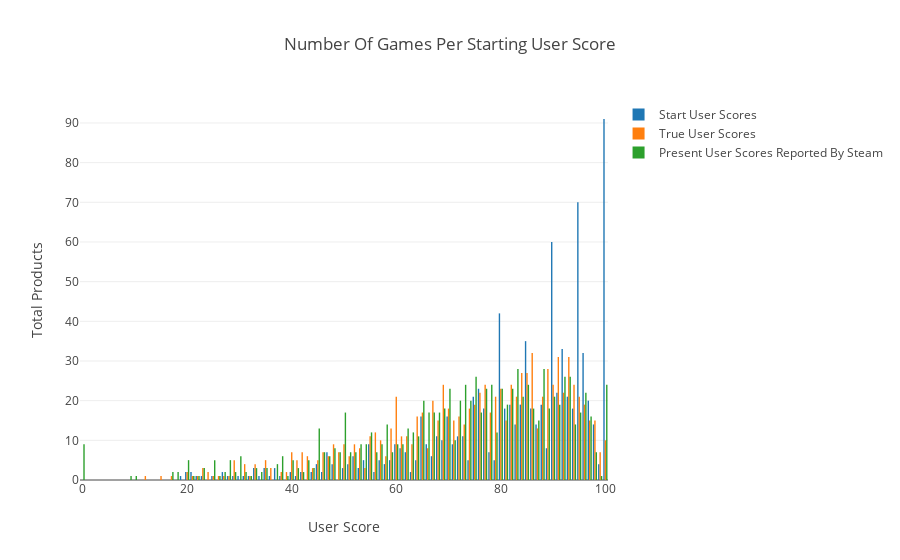

Notebook code cell kept with this figure:
### Markdown cell above
## R5

### Aim

To discern whether reviews left at the start of a product's lifecycle are more biased towards positive.

### Purpose

There are many reasons one could posit as to why a product may have more positive reviews at its inception - stakeholders self-reviewing, optimism/leniency of early adopters etc.

If they are more positive time series investigation cannot rely on the 'start' user score as a metric.

### Investigation

We can look at the start user score and determine how many are positive, and cross-reference this with the number of present user scores per band. If they differ drastically, there is a problem.

### Code cell
user_score_start_end = json.load(open('./dumps/user-score-start-end.json'))
present_user_scores = json.load(open('./dumps/present-user-scores.json'))
true_user_score = json.load(open('./dumps/true-user-score.json'))

x = [None] * 101
y = [None] * 101

x2 = [i for i in range(101)]
y2 = [None] * 101

for item in user_score_start_end:
    x[item['start_user_score']] = item['start_user_score']
    if y[item['start_user_score']]:
        y[item['start_user_score']] += 1
    else:
        y[item['start_user_score']] = 1
        
for item in true_user_score:
    if y2[item['true_user_score']] == None:
        y2[item['true_user_score']] = 1
    else:
        y2[item['true_user_score']] += 1

layout = go.Layout(
    title='Number Of Games Per Starting User Score',
    xaxis=dict(
        title="User Score"
    ),
    yaxis=dict(
        title="Total Products"
    ),
    showlegend=True
)

data = [go.Bar(
    x=x,
    y=y,
    name='Start User Scores'
),
go.Bar(
    x=x2,
    y=y2,
    name="True User Scores"
),
go.Bar(
    x=present_user_scores['x'],
    y=present_user_scores['y'],
    name='Present User Scores Reported By Steam'
)]

fig = go.Figure(data=data, layout=layout)

iplot(fig)

### Figure 1 — Plotly figure (JSON) as saved in the notebook; plotly's stock layout.template omitted (floating-point values rounded to 4 significant figures)
{"data": [{"name": "Start User Scores", "type": "bar", "x": [null, null, null, null, null, null, null, null, null, null, null, null, null, null, null, null, null, null, null, 19, 20, 21, 22, 23, null, 25, null, 27, 28, 29, 30, 31, 32, 33, 34, 35, 36, 37, 38, null, 40, 41, 42, null, 44, 45, 46, 47, 48, null, 50, 51, 52, 53, 54, 55, 56, 57, 58, 59, 60, 61, 62, 63, 64, 65, 66, 67, 68, 69, 70, 71, 72, 73, 74, 75, 76, 77, 78, 79, 80, 81, 82, 83, 84, 85, 86, 87, 88, 89, 90, 91, 92, 93, 94, 95, 96, 97, 98, 99, 100], "y": [null, null, null, null, null, null, null, null, null, null, null, null, null, null, null, null, null, null, null, 1, 2, 2, 1, 1, null, 1, null, 2, 1, 1, 1, 1, 1, 3, 1, 3, 1, 3, 1, null, 2, 1, 2, null, 2, 4, 2, 7, 4, null, 3, 4, 6, 3, 5, 9, 2, 5, 4, 5, 9, 8, 7, 2, 5, 16, 9, 6, 11, 10, 16, 9, 11, 11, 5, 21, 23, 18, 7, 5, 42, 18, 19, 14, 19, 35, 18, 14, 19, 8, 60, 22, 33, 21, 18, 70, 32, 20, 14, 4, 91]}, {"name": "True User Scores", "type": "bar", "x": [0, 1, 2, 3, 4, 5, 6, 7, 8, 9, 10, 11, 12, 13, 14, 15, 16, 17, 18, 19, 20, 21, 22, 23, 24, 25, 26, 27, 28, 29, 30, 31, 32, 33, 34, 35, 36, 37, 38, 39, 40, 41, 42, 43, 44, 45, 46, 47, 48, 49, 50, 51, 52, 53, 54, 55, 56, 57, 58, 59, 60, 61, 62, 63, 64, 65, 66, 67, 68, 69, 70, 71, 72, 73, 74, 75, 76, 77, 78, 79, 80, 81, 82, 83, 84, 85, 86, 87, 88, 89, 90, 91, 92, 93, 94, 95, 96, 97, 98, 99, 100], "y": [null, null, null, null, null, null, null, null, null, null, null, null, 1, null, null, 1, null, 1, null, null, 2, 1, 1, 3, 2, 1, 1, 1, 1, 5, null, 4, 1, 4, null, 5, 3, null, 2, 2, 7, 5, 7, 6, 3, 5, 7, 6, 9, 7, 9, 6, 9, 8, 3, 11, 12, 10, 6, 13, 21, 11, 11, 9, 16, 17, 8, 20, 15, 24, 18, 15, 16, 14, 18, 19, 22, 24, 17, 21, 23, 15, 24, 21, 27, 27, 32, 13, 21, 28, 24, 31, 22, 31, 24, 21, 19, 15, 15, 7, 10]}, {"name": "Present User Scores Reported By Steam", "type": "bar", "x": [0, 1, 2, 3, 4, 5, 6, 7, 8, 9, 10, 11, 12, 13, 14, 15, 16, 17, 18, 19, 20, 21, 22, 23, 24, 25, 26, 27, 28, 29, 30, 31, 32, 33, 34, 35, 36, 37, 38, 39, 40, 41, 42, 43, 44, 45, 46, 47, 48, 49, 50, 51, 52, 53, 54, 55, 56, 57, 58, 59, 60, 61, 62, 63, 64, 65, 66, 67, 68, 69, 70, 71, 72, 73, 74, 75, 76, 77, 78, 79, 80, 81, 82, 83, 84, 85, 86, 87, 88, 89, 90, 91, 92, 93, 94, 95, 96, 97, 98, 99, 100], "y": [9, 0, 0, 0, 0, 0, 0, 0, 0, 1, 1, 0, 0, 0, 0, 0, 0, 2, 2, 0, 5, 1, 1, 3, 0, 5, 1, 2, 5, 2, 6, 2, 1, 3, 2, 3, 0, 4, 6, 1, 5, 3, 2, 5, 3, 13, 7, 6, 8, 7, 17, 7, 7, 9, 9, 12, 7, 9, 14, 7, 9, 9, 13, 12, 11, 20, 17, 17, 17, 18, 23, 10, 20, 24, 20, 26, 17, 23, 24, 12, 23, 19, 23, 28, 21, 24, 18, 15, 28, 18, 21, 19, 26, 26, 14, 17, 22, 16, 7, 1, 24]}], "layout": {"showlegend": true, "title": "Number Of Games Per Starting User Score", "xaxis": {"title": "User Score"}, "yaxis": {"title": "Total Products"}}}
